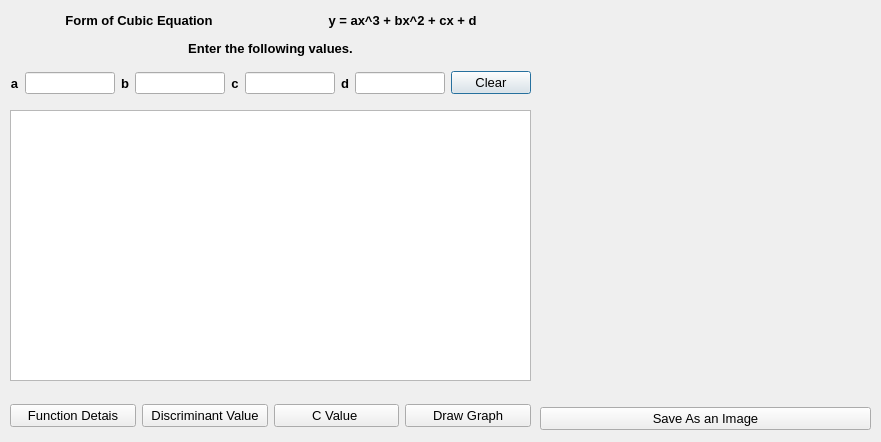
<?xml version="1.0" encoding="UTF-8"?>
<ui version="4.0">
 <class>cubic_gui</class>
 <widget class="QDialog" name="cubic_gui">
  <property name="geometry">
   <rect>
    <x>0</x>
    <y>0</y>
    <width>881</width>
    <height>442</height>
   </rect>
  </property>
  <property name="windowTitle">
   <string>EquateToGraph - Cubic Function</string>
  </property>
  <property name="windowIcon">
   <iconset resource="../equatetograph.qrc">
    <normaloff>:/images/images/title_icon.png</normaloff>:/images/images/title_icon.png</iconset>
  </property>
  <widget class="QLabel" name="lbl_desc">
   <property name="geometry">
    <rect>
     <x>180</x>
     <y>40</y>
     <width>181</width>
     <height>16</height>
    </rect>
   </property>
   <property name="font">
    <font>
     <pointsize>10</pointsize>
     <weight>75</weight>
     <bold>true</bold>
    </font>
   </property>
   <property name="text">
    <string>Enter the following values.</string>
   </property>
   <property name="alignment">
    <set>Qt::AlignCenter</set>
   </property>
  </widget>
  <widget class="QTextBrowser" name="txt_cubic_out">
   <property name="geometry">
    <rect>
     <x>10</x>
     <y>110</y>
     <width>521</width>
     <height>271</height>
    </rect>
   </property>
   <property name="font">
    <font>
     <family>Arial Rounded MT Bold</family>
     <pointsize>10</pointsize>
    </font>
   </property>
   <property name="autoFillBackground">
    <bool>false</bool>
   </property>
  </widget>
  <widget class="QWidget" name="layoutWidget">
   <property name="geometry">
    <rect>
     <x>10</x>
     <y>10</y>
     <width>521</width>
     <height>20</height>
    </rect>
   </property>
   <layout class="QHBoxLayout" name="horizontalLayout">
    <item>
     <widget class="QLabel" name="lbl_cubicformtext">
      <property name="font">
       <font>
        <pointsize>10</pointsize>
        <weight>75</weight>
        <bold>true</bold>
       </font>
      </property>
      <property name="text">
       <string>Form of Cubic Equation</string>
      </property>
      <property name="alignment">
       <set>Qt::AlignCenter</set>
      </property>
     </widget>
    </item>
    <item>
     <widget class="QLabel" name="lbl_cubiceq">
      <property name="font">
       <font>
        <pointsize>10</pointsize>
        <weight>75</weight>
        <bold>true</bold>
       </font>
      </property>
      <property name="text">
       <string>y = ax^3 + bx^2 + cx + d</string>
      </property>
      <property name="alignment">
       <set>Qt::AlignCenter</set>
      </property>
     </widget>
    </item>
   </layout>
  </widget>
  <widget class="QWidget" name="layoutWidget">
   <property name="geometry">
    <rect>
     <x>10</x>
     <y>70</y>
     <width>521</width>
     <height>26</height>
    </rect>
   </property>
   <layout class="QHBoxLayout" name="horizontalLayout_2">
    <item>
     <widget class="QLabel" name="lbl_aValue">
      <property name="font">
       <font>
        <pointsize>10</pointsize>
        <weight>75</weight>
        <bold>true</bold>
       </font>
      </property>
      <property name="text">
       <string>a</string>
      </property>
      <property name="alignment">
       <set>Qt::AlignCenter</set>
      </property>
     </widget>
    </item>
    <item>
     <widget class="QLineEdit" name="line_aValue"/>
    </item>
    <item>
     <widget class="QLabel" name="lbl_bValue">
      <property name="font">
       <font>
        <pointsize>10</pointsize>
        <weight>75</weight>
        <bold>true</bold>
       </font>
      </property>
      <property name="text">
       <string>b</string>
      </property>
      <property name="alignment">
       <set>Qt::AlignCenter</set>
      </property>
     </widget>
    </item>
    <item>
     <widget class="QLineEdit" name="line_bValue"/>
    </item>
    <item>
     <widget class="QLabel" name="lbl_cValue">
      <property name="font">
       <font>
        <pointsize>10</pointsize>
        <weight>75</weight>
        <bold>true</bold>
       </font>
      </property>
      <property name="text">
       <string>c</string>
      </property>
      <property name="alignment">
       <set>Qt::AlignCenter</set>
      </property>
     </widget>
    </item>
    <item>
     <widget class="QLineEdit" name="line_cValue"/>
    </item>
    <item>
     <widget class="QLabel" name="lbl_dValue">
      <property name="font">
       <font>
        <pointsize>10</pointsize>
        <weight>75</weight>
        <bold>true</bold>
       </font>
      </property>
      <property name="text">
       <string>d</string>
      </property>
      <property name="alignment">
       <set>Qt::AlignCenter</set>
      </property>
     </widget>
    </item>
    <item>
     <widget class="QLineEdit" name="line_dValue"/>
    </item>
    <item>
     <widget class="QPushButton" name="btn_clear">
      <property name="font">
       <font>
        <pointsize>10</pointsize>
       </font>
      </property>
      <property name="text">
       <string>Clear</string>
      </property>
     </widget>
    </item>
   </layout>
  </widget>
  <widget class="QWidget" name="layoutWidget">
   <property name="geometry">
    <rect>
     <x>10</x>
     <y>400</y>
     <width>521</width>
     <height>31</height>
    </rect>
   </property>
   <layout class="QHBoxLayout" name="horizontalLayout_3">
    <item>
     <widget class="QPushButton" name="btn_funcDetails">
      <property name="font">
       <font>
        <pointsize>10</pointsize>
       </font>
      </property>
      <property name="text">
       <string>Function Detais</string>
      </property>
     </widget>
    </item>
    <item>
     <widget class="QPushButton" name="btn_discriminant">
      <property name="font">
       <font>
        <pointsize>10</pointsize>
       </font>
      </property>
      <property name="text">
       <string>Discriminant Value</string>
      </property>
     </widget>
    </item>
    <item>
     <widget class="QPushButton" name="btn_CValue">
      <property name="font">
       <font>
        <pointsize>10</pointsize>
       </font>
      </property>
      <property name="text">
       <string>C Value </string>
      </property>
     </widget>
    </item>
    <item>
     <widget class="QPushButton" name="btn_drawGraph">
      <property name="font">
       <font>
        <pointsize>10</pointsize>
       </font>
      </property>
      <property name="text">
       <string>Draw Graph</string>
      </property>
     </widget>
    </item>
   </layout>
  </widget>
  <widget class="QWidget" name="">
   <property name="geometry">
    <rect>
     <x>540</x>
     <y>9</y>
     <width>331</width>
     <height>421</height>
    </rect>
   </property>
   <layout class="QVBoxLayout" name="verticalLayout">
    <item>
     <widget class="QCustomPlot" name="customPlot" native="true"/>
    </item>
    <item>
     <widget class="QPushButton" name="btn_saveImge">
      <property name="font">
       <font>
        <pointsize>10</pointsize>
       </font>
      </property>
      <property name="text">
       <string>Save As an Image</string>
      </property>
     </widget>
    </item>
   </layout>
  </widget>
 </widget>
 <customwidgets>
  <customwidget>
   <class>QCustomPlot</class>
   <extends>QWidget</extends>
   <header>qcustomplot.h</header>
   <container>1</container>
  </customwidget>
 </customwidgets>
 <resources>
  <include location="../equatetograph.qrc"/>
 </resources>
 <connections>
  <connection>
   <sender>btn_clear</sender>
   <signal>clicked()</signal>
   <receiver>line_aValue</receiver>
   <slot>clear()</slot>
   <hints>
    <hint type="sourcelabel">
     <x>546</x>
     <y>77</y>
    </hint>
    <hint type="destinationlabel">
     <x>137</x>
     <y>75</y>
    </hint>
   </hints>
  </connection>
  <connection>
   <sender>btn_clear</sender>
   <signal>clicked()</signal>
   <receiver>line_bValue</receiver>
   <slot>clear()</slot>
   <hints>
    <hint type="sourcelabel">
     <x>527</x>
     <y>75</y>
    </hint>
    <hint type="destinationlabel">
     <x>248</x>
     <y>80</y>
    </hint>
   </hints>
  </connection>
  <connection>
   <sender>btn_clear</sender>
   <signal>clicked()</signal>
   <receiver>line_cValue</receiver>
   <slot>clear()</slot>
   <hints>
    <hint type="sourcelabel">
     <x>524</x>
     <y>82</y>
    </hint>
    <hint type="destinationlabel">
     <x>367</x>
     <y>83</y>
    </hint>
   </hints>
  </connection>
  <connection>
   <sender>btn_clear</sender>
   <signal>clicked()</signal>
   <receiver>line_dValue</receiver>
   <slot>clear()</slot>
   <hints>
    <hint type="sourcelabel">
     <x>532</x>
     <y>86</y>
    </hint>
    <hint type="destinationlabel">
     <x>498</x>
     <y>88</y>
    </hint>
   </hints>
  </connection>
  <connection>
   <sender>btn_clear</sender>
   <signal>clicked()</signal>
   <receiver>txt_cubic_out</receiver>
   <slot>clear()</slot>
   <hints>
    <hint type="sourcelabel">
     <x>584</x>
     <y>83</y>
    </hint>
    <hint type="destinationlabel">
     <x>589</x>
     <y>127</y>
    </hint>
   </hints>
  </connection>
 </connections>
</ui>
